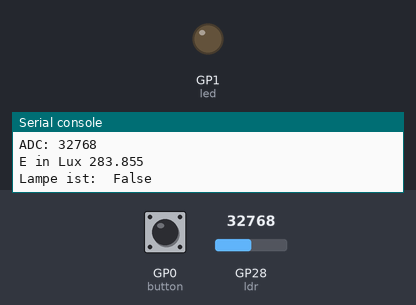
Recording of a program running on a simulated Raspberry Pi Pico running CircuitPython. Shown: output pins drawn as LEDs (lit = HIGH), the last lines printed to the serial console. Inputs (shaded band) come from the test bench; at power-on: GP28 (ldr) = 32768, GP0 (button) HIGH (analog values on the 0–65535 scale).

Above: at 1.2 s.
1.3 s: GP28 (ldr) set to 36512
3.2 s: GP28 (ldr) set to 38464
At 5.1 s:
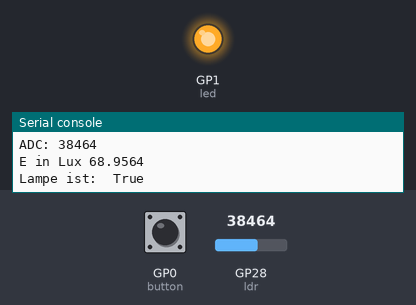
5.5 s: GP28 (ldr) set to 32767
At 6.6 s:
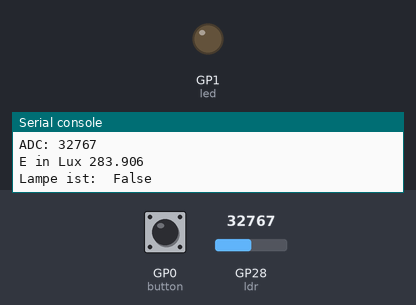
7.5 s: GP28 (ldr) set to 45874
At 9.4 s:
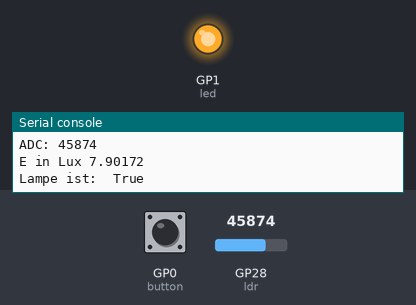
Timing chart, 0 to 10.5 s (numbered marks = the images above; inputs shaded):
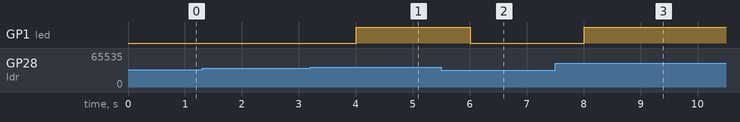

The program:

code.py
```python
import board
import analogio
import time
from mappings import map_quat
from tageslichtschaltung import l_set
import digitalio

# Initialisierung des ADC (Analog-Digital Converter)
ldr = analogio.AnalogIn(board.A2)

# Initialisierung der LED
led_pin = board.GP1      # Replace with the GPIO pin connected to your LED
led = digitalio.DigitalInOut(led_pin)
led.direction = digitalio.Direction.OUTPUT

# Initialisierung Button
button_pin = board.GP0  # Replace with the GPIO pin connected to your button
button = digitalio.DigitalInOut(button_pin)
button.direction = digitalio.Direction.INPUT
button.pull = digitalio.Pull.UP  # Use pull-up resistor; change if using pull-down


# Parameter setzen
PAR_SETPT = 100
l_man = False


# Wiederholung
while True:
    # ADC als Dezimalzahl lesen
    read = ldr.value
    # Ausgabe in der Kommandozeile/Shell
    print("ADC:", read)
    print("E in Lux", map_quat(read))

    # Anwesenheit mit Button verbinden
    p_act = button.value
    # Gemessene Helligkeit mit Sensor verbinden
    h_room = map_quat(read)


    l_set_value = l_set(p_act, h_room, PAR_SETPT, l_man)
    print("Lampe ist: ", l_set_value)
    led.value = l_set_value
    # Warten
    time.sleep(1)
```

mappings.py
```python
def map_lin(z):
    E_max = 1
    E_min = 0
    z_max = 65535
    z_min = 0
    beta_0 = E_min
    beta_1 = (E_max - E_min) / (z_max - z_min)
    return beta_0 + beta_1 * z

def map_quat(x):
    s = 44000
    a = 0.0015
    return ((x-s)*a) **2
```

tageslichtschaltung.py
```python
def l_set(p_act, h_room, PAR_SETPT, l_man):
    return (p_act and h_room<PAR_SETPT) or l_man
```

Measured:
- the behaviour switches between 37328 and 37344 on GP28 (ldr) (found by bisection; images 0 and 1)
- after the input at 3.2 s, GP1 (led): LOW → HIGH after 0.80 s
- after the input at 5.5 s, GP1 (led): HIGH → LOW after 0.51 s
- after the input at 7.5 s, GP1 (led): LOW → HIGH after 0.51 s
